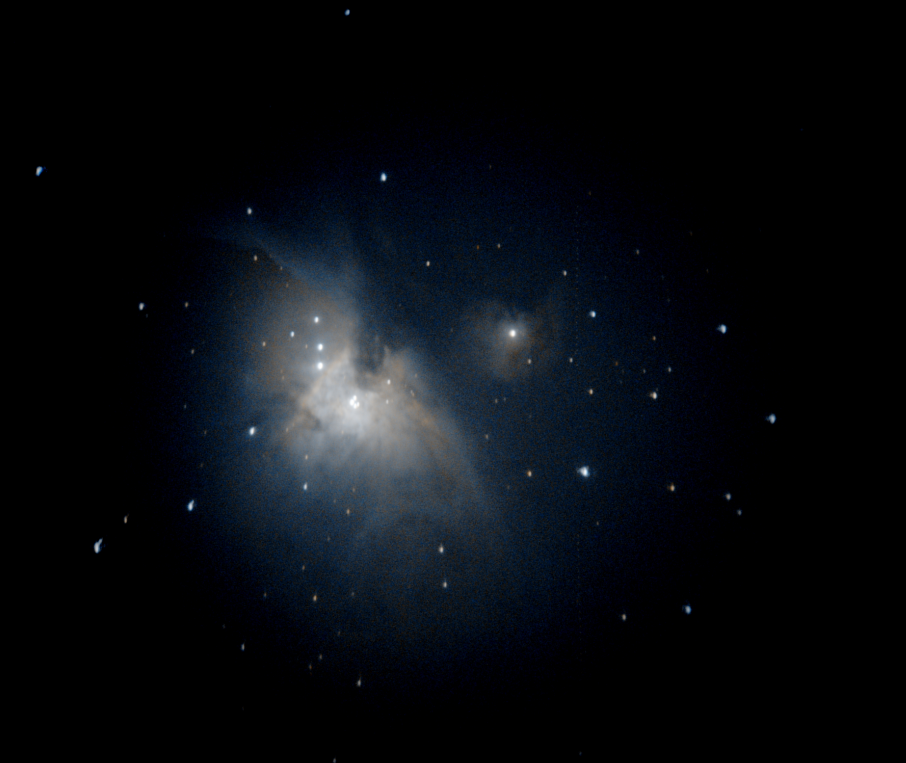
#> input picture sample.png, 906 x 763 px
$ python main.py
#> lines starting #> are read from the running program, lines starting #| are printed output that depends on the picture
import numpy as np
from scipy.signal import convolve2d as conv2
from skimage import color, restoration, io
import PIL.Image as image

rng = np.random.default_rng()

img = io.imread('sample.png')[:,:,:3]
#> img is the input picture: shape (763, 906, 3); mean R, G, B 8.4, 11.2, 15.6
img[:, :, 1] = 0
img[:, :, 2] = 0
astro = color.rgb2gray(img)
psf = np.ones((5, 5)) / 25
astro = conv2(astro, psf, 'same')
astro += 0.1 * astro.std() * rng.standard_normal(astro.shape)

deconvolved, _ = restoration.unsupervised_wiener(astro, psf)
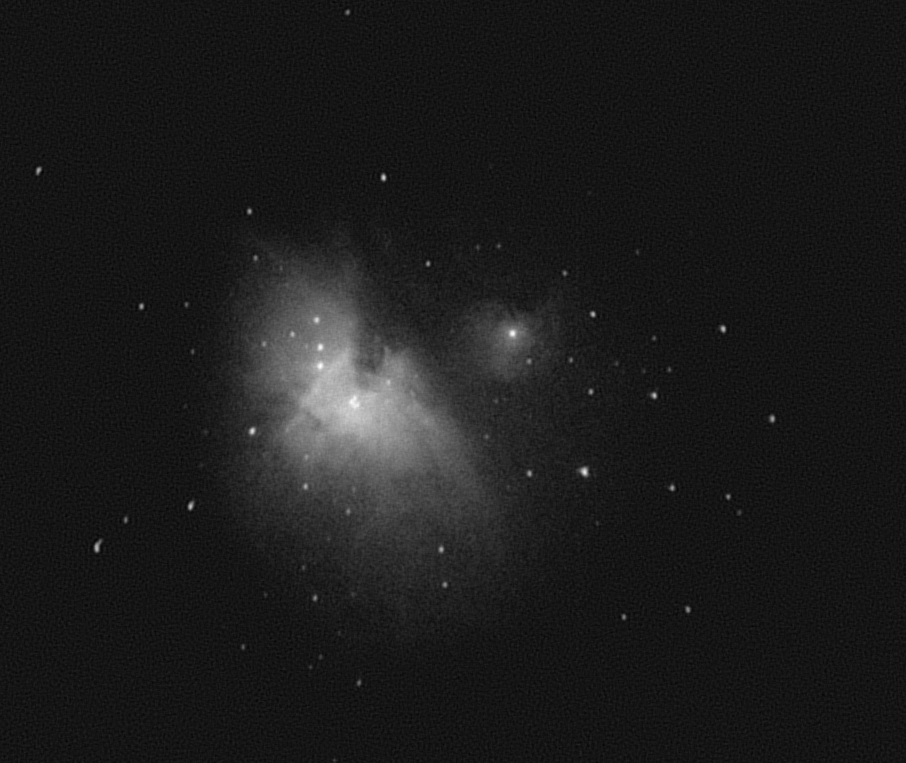
#> deconvolved: shape (763, 906) float64; min -0.0198, max 0.221, mean 0.00697; drawn with min black and max white

deconvolved[:, :] *= 256
new = image.fromarray(deconvolved)
new = new.convert("L")
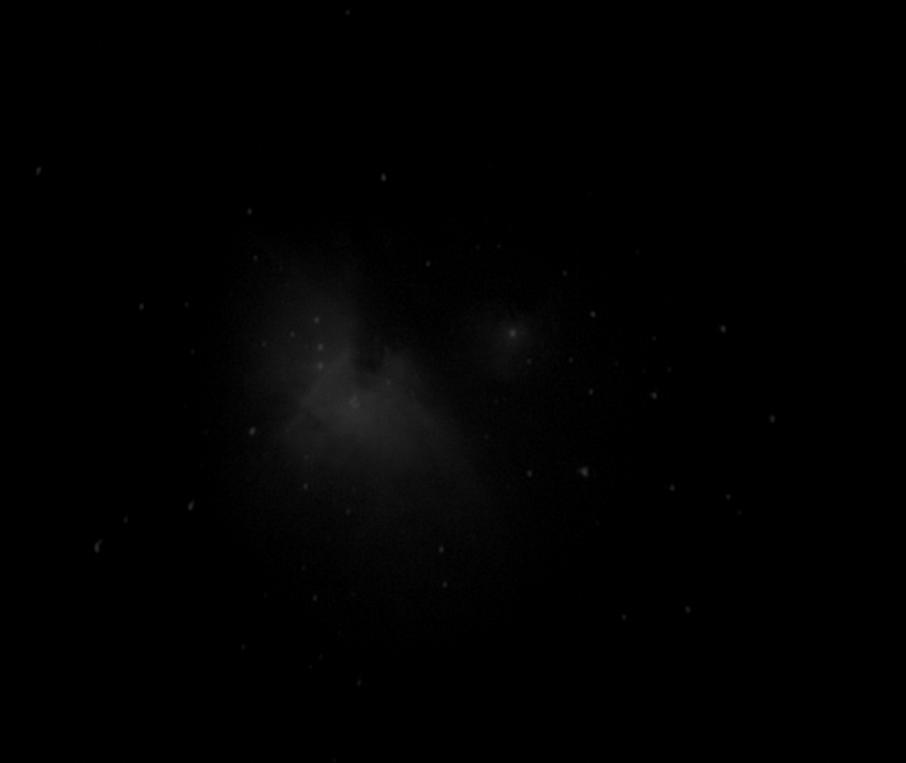
#> new: PIL image 906x763 L; min 0, max 56, mean 1.8
new.save('red.png')

img = io.imread('sample.png')[:,:,:3]
img[:, :, 0] = 0
img[:, :, 2] = 0
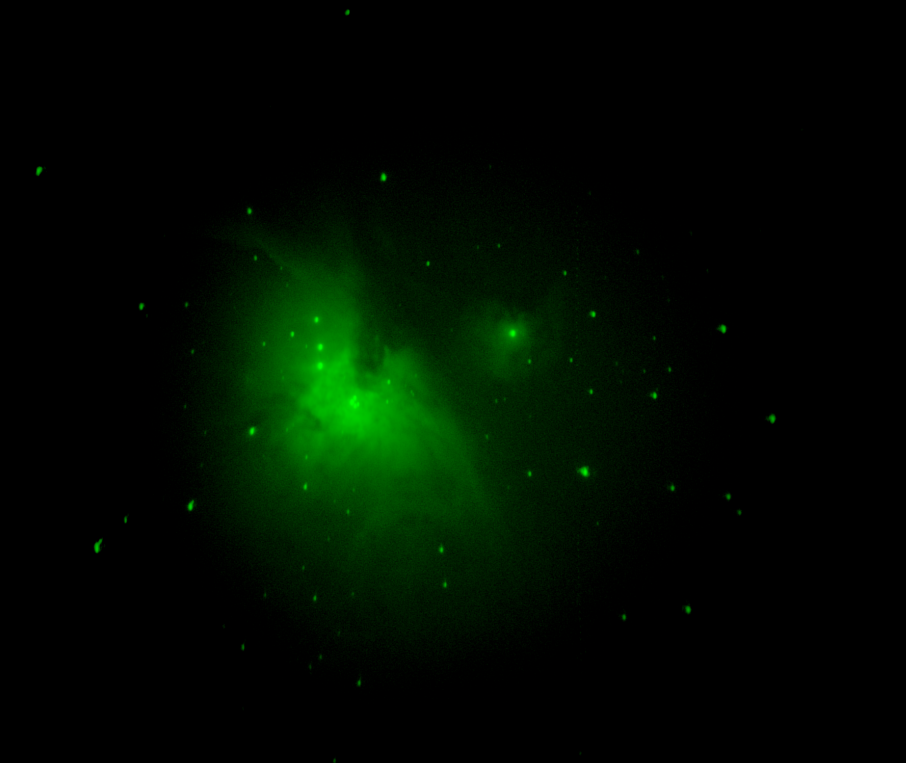
#> img: shape (763, 906, 3); mean R, G, B 0, 11.2, 0
astro = color.rgb2gray(img)
psf = np.ones((5, 5)) / 25
astro = conv2(astro, psf, 'same')
astro += 0.1 * astro.std() * rng.standard_normal(astro.shape)

deconvolved, _ = restoration.unsupervised_wiener(astro, psf)

deconvolved[:, :] *= 256
new = image.fromarray(deconvolved)
#> new: PIL image 906x763 F
new = new.convert("L")
#> new: PIL image 906x763 L
new.save('green.png')

img = io.imread('sample.png')[:,:,:3]
img[:, :, 0] = 0
img[:, :, 1] = 0
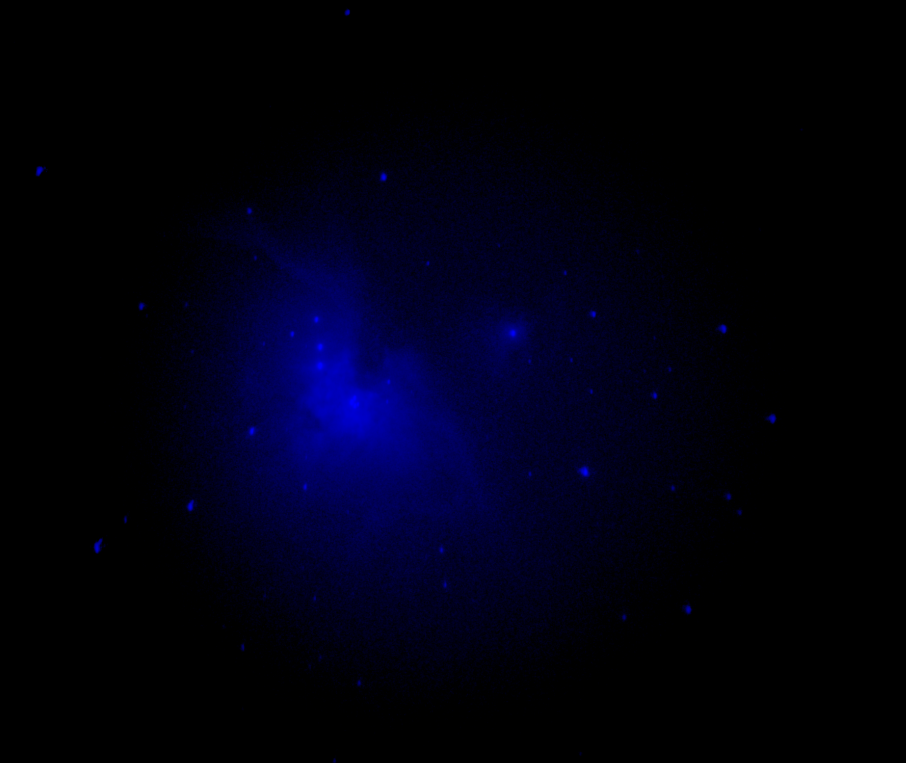
#> img: shape (763, 906, 3); mean R, G, B 0, 0, 15.6
astro = color.rgb2gray(img)
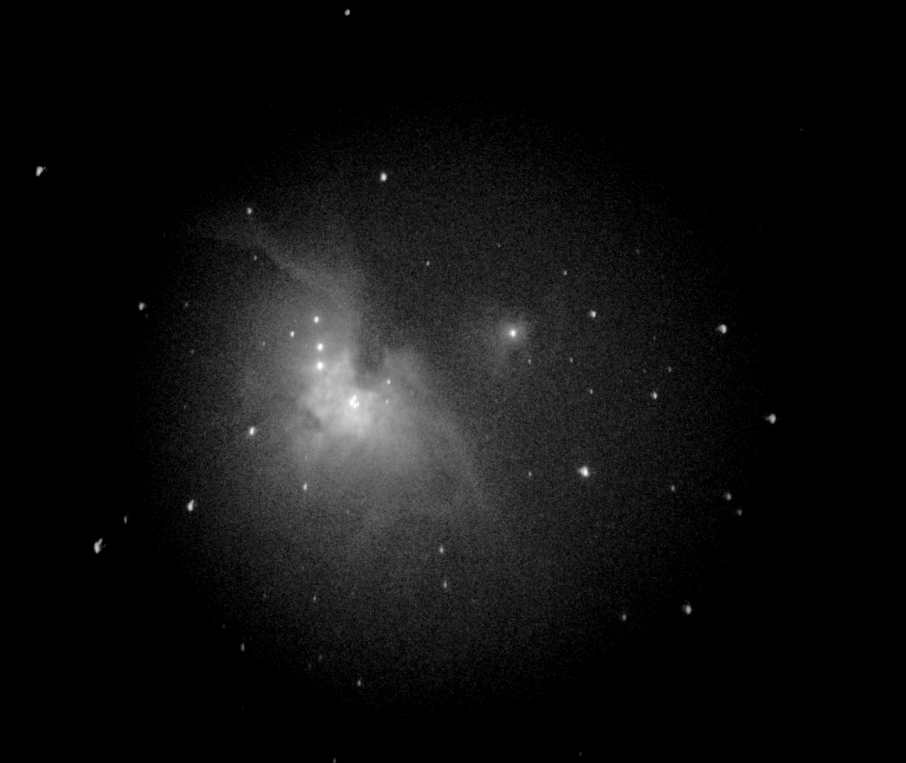
#> astro: shape (763, 906) float64; min 0, max 0.0721, mean 0.0044; drawn with min black and max white
psf = np.ones((5, 5)) / 25
astro = conv2(astro, psf, 'same')
astro += 0.1 * astro.std() * rng.standard_normal(astro.shape)

deconvolved, _ = restoration.unsupervised_wiener(astro, psf)
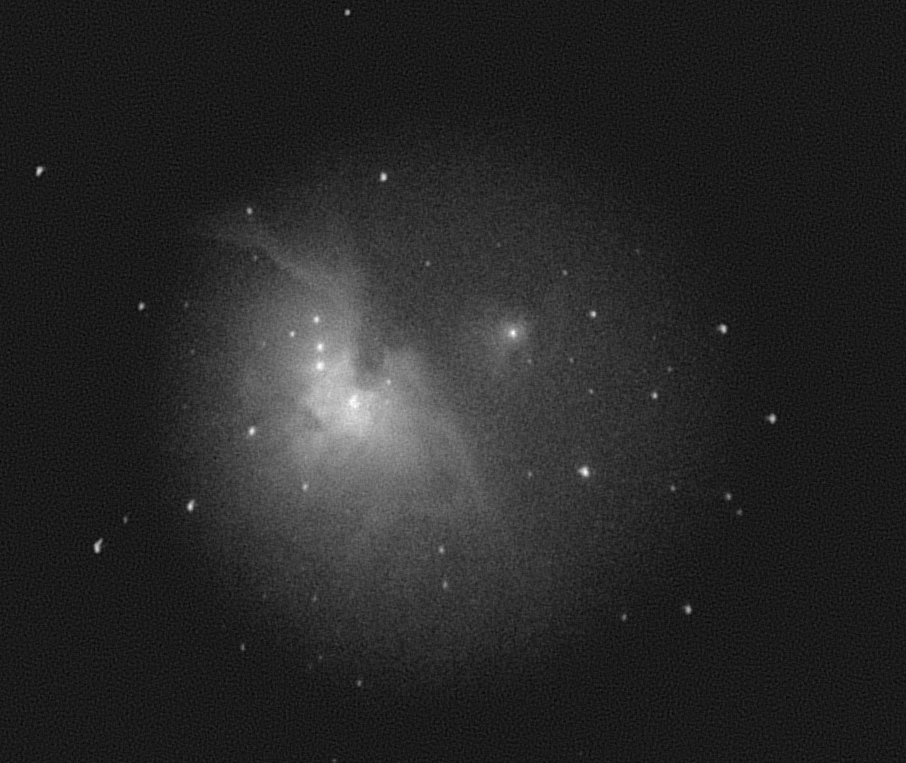
#> deconvolved: shape (763, 906) float64; min -0.00852, max 0.0745, mean 0.0044; drawn with min black and max white

deconvolved[:, :] *= 256
new = image.fromarray(deconvolved)
#> new: PIL image 906x763 F
new = new.convert("L")
#> new: PIL image 906x763 L
new.save('blue.png')
